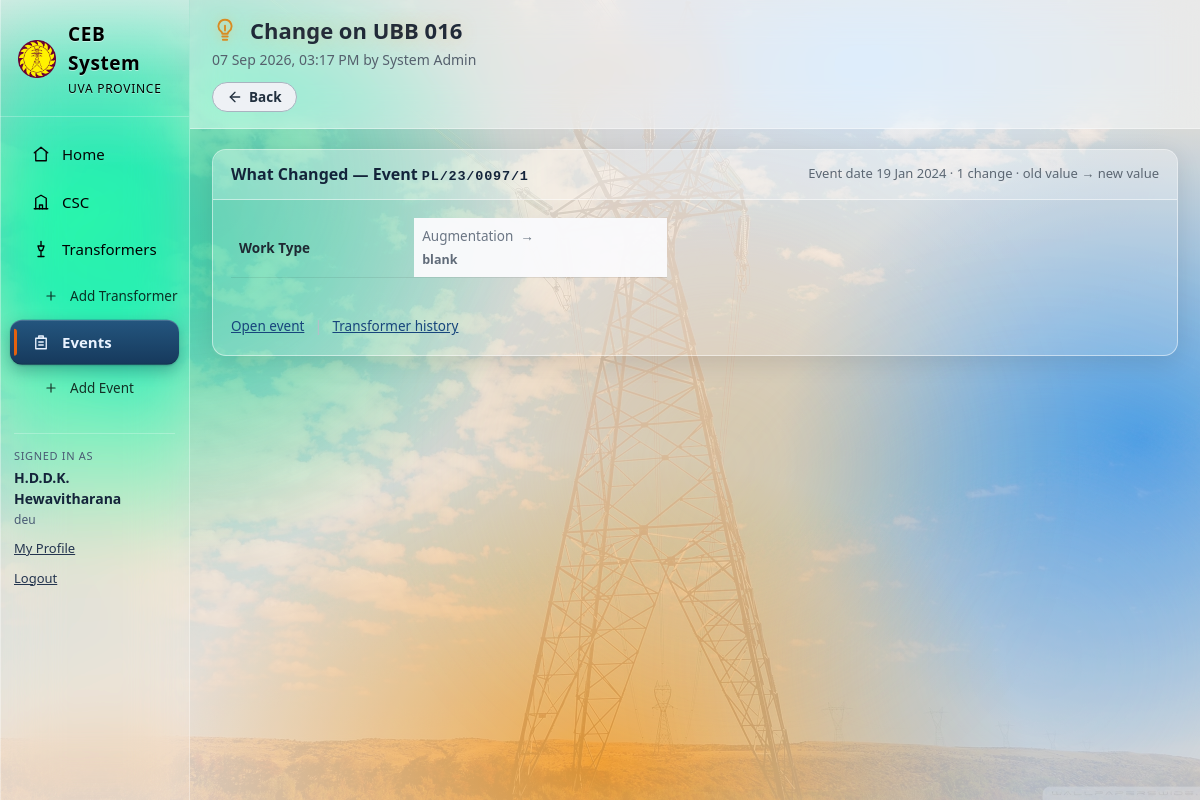
/change.php?id=8 (signed in), run on the app's committed database.
### tables this page shows
CREATE TABLE `change_log` (
  `log_id` int(11) NOT NULL,
  `record_type` enum('transformer','task') NOT NULL,
  `record_id` int(11) NOT NULL,
  `field_name` varchar(60) NOT NULL,
  `old_value` varchar(255) DEFAULT NULL,
  `new_value` varchar(255) DEFAULT NULL,
  `changed_by` int(11) NOT NULL,
  `changed_at` datetime NOT NULL
);

CREATE TABLE `users` (
  `user_id` int(11) NOT NULL,
  `username` varchar(50) NOT NULL,
  `password` varchar(255) NOT NULL,
  `must_change_password` tinyint(4) NOT NULL DEFAULT 1,
  `full_name` varchar(100) NOT NULL,
  `role` varchar(20) NOT NULL,
  `is_deleted` tinyint(4) NOT NULL DEFAULT 0
);

CREATE TABLE `tasks` (
  `task_id` int(11) NOT NULL,
  `request_id` varchar(50) DEFAULT NULL,
  `task_date` date DEFAULT NULL,
  `rid` varchar(50) DEFAULT NULL,
  `job_no` varchar(60) DEFAULT NULL,
  `type_id` int(11) DEFAULT NULL,
  `transformer_id` int(11) NOT NULL,
  `capacity_before` int(11) DEFAULT NULL,
  `capacity_after` int(11) DEFAULT NULL,
  `no_of_connections` int(11) DEFAULT NULL,
  `no_of_feeders` int(11) DEFAULT NULL,
  `feeder_length` varchar(50) DEFAULT NULL,
  `description` text DEFAULT NULL,
  `est_cost` decimal(12,2) DEFAULT NULL,
  `status_id` int(11) NOT NULL,
  `assigned_to` int(11) DEFAULT NULL,
  `created_by` int(11) NOT NULL,
  `date_created` datetime NOT NULL,
  `date_completed` datetime DEFAULT NULL,
  `is_deleted` tinyint(4) NOT NULL DEFAULT 0,
  `deleted_reason` text DEFAULT NULL,
  `deleted_at` datetime DEFAULT NULL,
  `deleted_by` int(11) DEFAULT NULL
);

### change.php (the view, shortened to what this page needs)
<?php
include_once 'functions.php';
$id = isset($_GET['id']) ? (int)$_GET['id'] : 0;
$stmt = $conn->prepare(
    "SELECT l.log_id, l.record_type, l.record_id, l.changed_at, l.changed_by,
            u.full_name,
            tk.request_id, tk.job_no, tk.task_date, tk.date_created AS task_created,
            CASE WHEN l.record_type = 'transformer'
                 THEN l.record_id ELSE tk.transformer_id END AS tx_id,
            CASE WHEN l.record_type = 'transformer'
                 THEN txd.transformer_code ELSE txk.transformer_code END AS tx_code
     FROM change_log l
     LEFT JOIN users u ON l.changed_by = u.user_id
     LEFT JOIN tasks tk ON l.record_type = 'task' AND l.record_id = tk.task_id
     LEFT JOIN transformers txk ON tk.transformer_id = txk.transformer_id
     LEFT JOIN transformers txd ON l.record_type = 'transformer'
                               AND l.record_id = txd.transformer_id
     WHERE l.log_id = ?"
);
$stmt->bind_param("i", $id);
$stmt->execute();
$h = $stmt->get_result()->fetch_assoc();
$stmt = $conn->prepare(
    "SELECT field_name, old_value, new_value
     FROM change_log
     WHERE record_type = ? AND record_id = ? AND changed_at = ? AND changed_by <=> ?
     ORDER BY log_id"
);
$stmt->bind_param("sisi", $h['record_type'], $h['record_id'],
                          $h['changed_at'], $h['changed_by']);
$stmt->execute();
$changes = $stmt->get_result()->fetch_all(MYSQLI_ASSOC);
$isTask = ($h['record_type'] === 'task');
$txCode = trim((string)$h['tx_code']);
$who = ($h['full_name'] !== null && trim($h['full_name']) !== '')
     ? $h['full_name'] : 'unknown user';
$pageTitle    = 'Change on ' . ($txCode !== '' ? $txCode : ($isTask ? 'event' : 'transformer'));
$pageDesc     = date('d M Y, h:i A', strtotime($h['changed_at'])) . ' by ' . $who;
$activeNav    = $isTask ? "tasks" : "transformers";
$showBack     = true;
include 'header.php';
$empty  = "<span class='field-hint'>blank</span>";
$evDate = '';
if ($isTask) {
    $evDate = $h['task_date']    ? date('d M Y', strtotime($h['task_date']))
            : ($h['task_created'] ? date('d M Y', strtotime($h['task_created'])) : '');
    $record = "Event <span class='code-cell'>" . htmlspecialchars(eventLabel($h)) . "</span>";
} else {
    $record = 'Transformer';
}
$n = count($changes);
$fieldRows = array();
foreach ($changes as $c) {
    $old = trim((string)$c['old_value']) !== '' ? htmlspecialchars($c['old_value']) : $empty;
    $new = trim((string)$c['new_value']) !== '' ? htmlspecialchars($c['new_value']) : $empty;
    $label = $c['field_name'];
    $fieldRows[$label] = "<span class='hist-old'>$old</span>"
                       . "<span class='hist-arrow'>&rarr;</span>"
                       . "<span class='hist-new'>$new</span>";
}
$href = $isTask ? 'event.php?id=' . (int)$h['record_id']
                : ($h['tx_id'] ? 'transformer.php?id=' . (int)$h['tx_id'] : '');
?>
<div class="panel">
    <div class="panel-head">
        <h2>What Changed &mdash; <?php echo $record; ?></h2>
        <span class="panel-note"><?php
            echo ($isTask && $evDate !== '' ? 'Event date ' . $evDate . ' &middot; ' : '')
               . $n . ' change' . ($n === 1 ? '' : 's')
               . ' &middot; old value &rarr; new value'; ?></span>
    </div>
    <?php if ($fieldRows) {
        renderDetailColumns($fieldRows);
    } else { ?>
        <div class="table-empty">No fields recorded for this save.</div>
    <?php } ?>
    <?php if ($href !== '') { ?>
    <div class="panel-body">
        <a href="<?php echo $href; ?>" class="action-link"><?php
            echo $isTask ? 'Open event' : 'Open transformer'; ?></a>
        <?php if ($h['tx_id']) { ?>
            <span class="action-sep">|</span>
            <a href="history.php?type=transformer&amp;id=<?php echo (int)$h['tx_id']; ?>"
               class="action-link">Transformer history</a>
        <?php } ?>
    </div>
    <?php } ?>
</div>
<?php include 'footer.php'; ?>

### header.php (shortened to what this page needs)
<?php
include_once 'functions.php';
$userName = isset($_SESSION['full_name']) ? $_SESSION['full_name'] : '';
$userRole = isset($_SESSION['role'])      ? $_SESSION['role']      : '';
$currentFile = basename($_SERVER['PHP_SELF']);
$backLink = $backFallback;
if ($showBack && !empty($_SERVER['HTTP_REFERER'])) {
    $ref = $_SERVER['HTTP_REFERER'];
    if (parse_url($ref, PHP_URL_HOST) === $_SERVER['HTTP_HOST']) {
        $refFile = basename(parse_url($ref, PHP_URL_PATH));
        if ($refFile !== $currentFile) {
            $backLink = $ref;
        }
    }
}
$mayAddTx    = roleCan($userRole, 'transformers');
$mayAddEvent = roleCan($userRole, 'events');
$txSubs = array();
if ($mayAddTx) { $txSubs[] = array('Add Transformer', 'add_transformer.php'); }
$nav = array(
    'home'         => array('Home', 'index.php', null,
        '<path d="M3 10.5 12 3l9 7.5"/><path d="M5 9.5V21h14V9.5"/>'),
    'csc'          => array('CSC',  'csc.php', null,
        '<path d="M3 21h18"/><path d="M5 21V7l7-4 7 4v14"/><path d="M10 21v-5h4v5"/>'),
    'transformers' => array('Transformers', 'transformers.php',
                      $txSubs ? $txSubs : null,
        '<path d="M12 2v6"/><path d="M8 8h8l-2 6H10z"/><path d="M12 14v8"/><path d="M8 22h8"/>'),
    'tasks'        => array('Events', 'tasks.php',
                      $mayAddEvent ? array(array('Add Event', 'add_task.php')) : null,
        '<path d="M9 4h6v3H9z"/><path d="M5 7h14v14H5z"/><path d="M9 12h6"/><path d="M9 16h6"/>')
);
?>
<!DOCTYPE html>
<html lang="en">
<head>
<link rel="stylesheet" href="style.css?v=94">
</head>
<body>
<div class="bg-blobs" aria-hidden="true">
    <span class="blob blob-1"></span>
    <span class="blob blob-2"></span>
    <span class="blob blob-3"></span>
</div>
<div class="sidebar">
    <div class="sidebar-brand">
    <img src="images/ceb-logo.png" alt="CEB" class="brand-logo">
    <span class="brand-name">CEB System</span>
    <span class="brand-sub">Uva Province</span>
</div>
    <ul class="sidebar-nav">
    <li class="nav-pill-slot" aria-hidden="true"><span id="nav-pill"></span></li>
<?php foreach ($nav as $key => $item) {
        $subIsOpen = false;
        $itemActive = ($activeNav === $key && !$subIsOpen);
?>
        <li><a href="<?php echo $item[1]; ?>"<?php echo ($itemActive ? ' class="active"' : ''); ?>>
    <?php if (isset($item[3])) { ?>
    <svg class="nav-icon" viewBox="0 0 24 24" fill="none" stroke="currentColor"
         stroke-width="1.8" stroke-linecap="round" stroke-linejoin="round">
        <?php echo $item[3]; ?>
    </svg>
    <?php } ?>
    <span><?php echo $item[0]; ?></span>
</a></li>
<?php   if (isset($item[2])) {
            foreach ($item[2] as $sub) {
                $subActive = ($sub[1] === $currentFile) ? ' class="active"' : ''; ?>
        <li class="nav-sub"><a href="<?php echo $sub[1]; ?>"<?php echo $subActive; ?>>
            <svg class="nav-icon" viewBox="0 0 24 24" fill="none" stroke="currentColor"
                 stroke-width="2" stroke-linecap="round" stroke-linejoin="round">
                <?php echo isset($sub[2]) ? $sub[2]
                         : '<path d="M12 5v14"/><path d="M5 12h14"/>'; ?>
            </svg>
            <span><?php echo $sub[0]; ?></span>
        </a></li>
<?php       }
        }
    } ?>
    </ul>
<?php if ($userName !== '') { ?>
    <div class="sidebar-user">
        <span class="user-label">Signed in as</span>
        <span class="user-name"><?php echo htmlspecialchars($userName); ?></span>
<?php if ($userRole !== '') { ?>
        <span class="user-role"><?php echo htmlspecialchars($userRole); ?></span>
<?php } ?>
        <a class="logout-link<?php echo ($activeNav === 'profile' ? ' active' : ''); ?>" href="profile.php">My Profile</a>
        <br>
        <a class="logout-link" href="logout.php">Logout</a>
    </div>
<?php } ?>
</div>
<div class="main">
    <div class="page-head">
        <div class="page-head-main">
        <h1>
            <?php echo htmlspecialchars($pageTitle); ?>
        </h1>
<?php if ($pageDesc !== '') { ?>
        <p class="page-desc"><?php echo htmlspecialchars($pageDesc); ?></p>
<?php } ?>
<?php if ($showBack) { ?>
        <a href="<?php echo htmlspecialchars($backLink); ?>" class="back-link">
            <svg viewBox="0 0 24 24" width="16" height="16" fill="none"
                 stroke="currentColor" stroke-width="2" stroke-linecap="round" stroke-linejoin="round">
                <path d="M19 12H5"/><path d="m12 19-7-7 7-7"/>
            </svg>
            <span>Back</span>
        </a>
<?php } ?>
        </div>
    </div>
    <div class="content">

### data on the page
change_log: changed_at.full_name "07 Sep 2026, 03:17 PM by System Admin", tasks.request_id "PL/23/0097/1", tasks.task_date "19 Jan 2024"

### other printed values
$item[0] "Home"
$item[0] "CSC"
$item[0] "Transformers"
$sub[0] "Add Transformer"
$item[0] "Events"
$sub[0] "Add Event"
$userName "H.D.D.K. Hewavitharana"
$userRole "deu"
$pageTitle "Change on UBB 016"
$n "1"
$label "Work Type"
$old "Augmentation"
